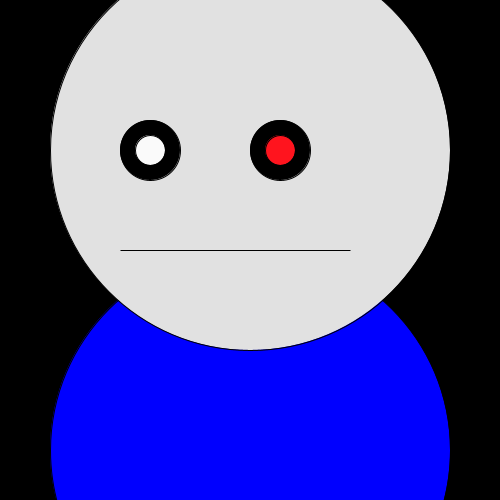
Frame 1 (no input)
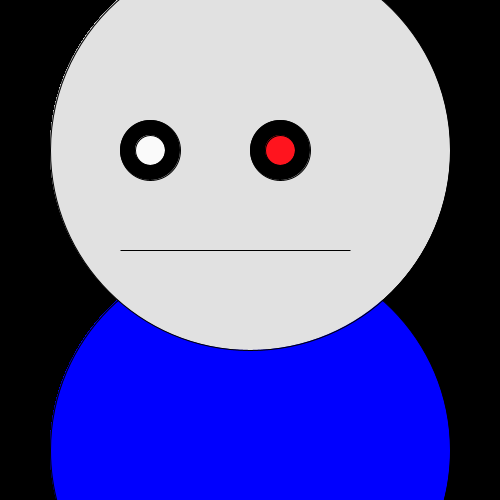
Frame 60 (the mouse pressed at the canvas centre just before this capture)
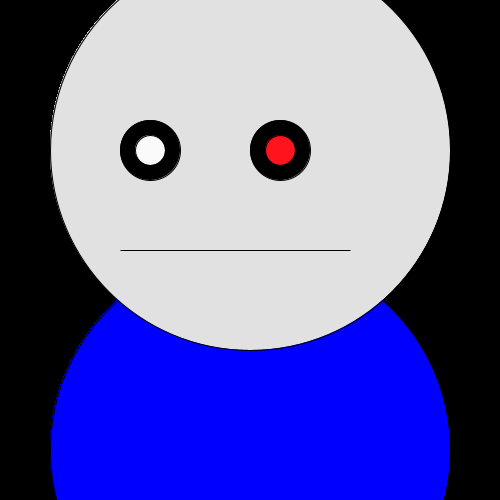
Frame 120 (the mouse held since frame 60 and released just before this capture)

The Processing sketch that drew these frames (run headless with seeded random() and noise(); from frame 60 on, the mouse is pressed at the canvas centre):

// Processing sketch: processing_52942
// ── processing_52942.pde

int x=250;

void setup(){
size(500,500);
background(0);

smooth();
}

void draw(){

  fill(0,0,255);

ellipse(250, 450, 400, 400);
  fill(225);
ellipse(250, 150, 400, 400);

  
fill(0);
ellipse(150, 150, 60, 60);
fill(250);
ellipse(150, 150, 30, 30);
fill(0);
ellipse(280, 150, 60, 60);
fill(255,20,30);

ellipse(280, 150, 30, 30);

triangle(230,x,120,250, 350, 250);




}

void mouseClicked() {
  if(x == 250) {
    x = 380;
  } else {
    x = 250;
  }
}        
